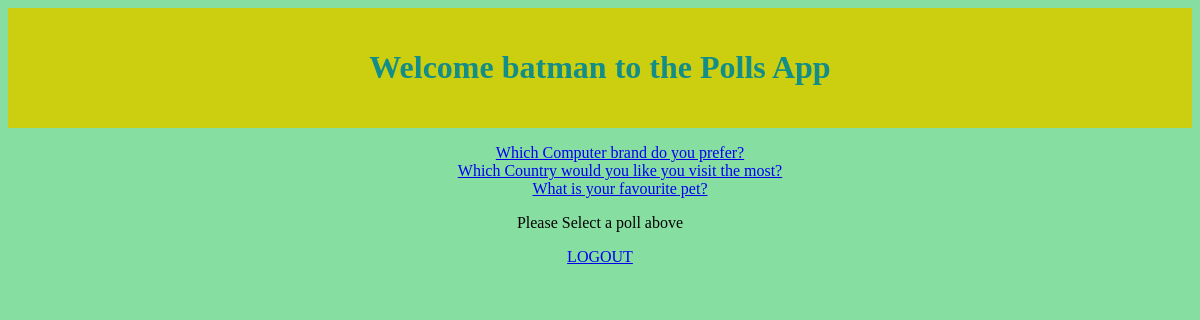
The page /polls/ (signed in) on the database its author committed.
### polls/models.py (models this page shows, shortened)
class Question(models.Model):
    question_text = models.CharField(max_length=200)
    pub_date = models.DateTimeField('date published')

### polls/views.py (the view)
# urls.py: path('', views.index, name='index'),
@login_required
def index(request):
    latest_question_list = Question.objects.order_by('-pub_date')[:5]
    context = {'latest_question_list': latest_question_list}
    return render(request, "polls/poll.html", context)

### polls/templates/polls/poll.html (shortened to what this page needs)
<!DOCTYPE html>
<html>
<head>
</head>
<body>
    <header>
        <h1>Welcome {{user.username}} to the Polls App</h1>
    </header>
    {% block content %}
		{% if latest_question_list %}
		<ul>
			{% for question in latest_question_list %}
			<li>
				<a href = "{% url 'polls:detail' question.id %}">
				{{ question.question_text }}
				</a>
			</li>
		{% endfor %}
		</ul>
		{% endif %}
	{% endblock %}
<footer>
	<p>Please Select a poll above</p>
</footer>
<a href="{% url 'user_auth:logout'%}">LOGOUT </a>
</body>
</html>

### polls/templates/polls/poll.html (style rules this page uses)
body { text-align: center; background-color: rgb(135, 222, 161); font-size: medium; font-style: Arial; }
ul { list-style-type: none; }
header { padding: 20px; background-color: rgb(204, 207, 16); color: rgb(18, 141, 135); }

### rows shown on the page
Question: question_text "Which Computer brand do you prefer?"
Question: question_text "Which Country would you like you visit the most?"
Question: question_text "What is your favourite pet?"

### other values the page prints
{{ user.username }} "batman"
